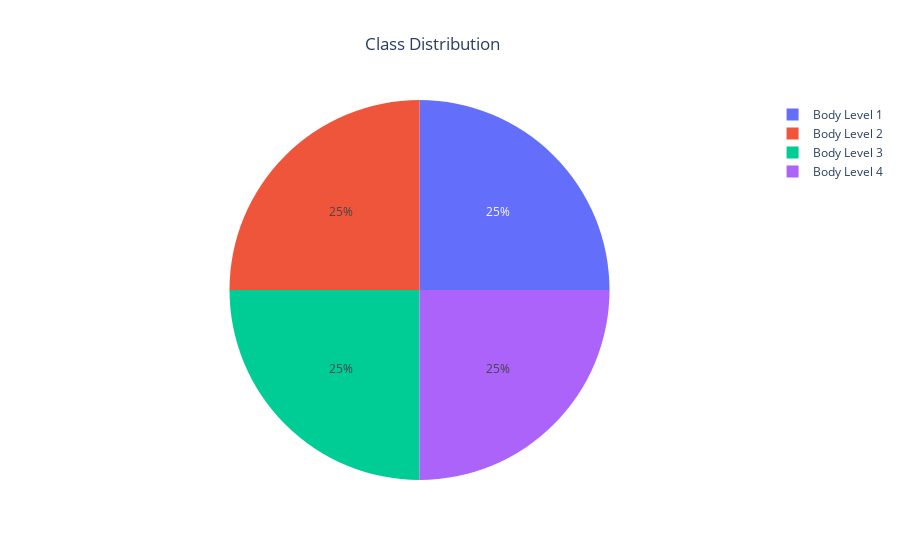

The cell this chart's notebook holds for it:
### Code cell
countPlot(y = y, title = 'Countplot of Classes', height = y.nunique())
piePlot(data = y, value = 'Percentage', name = 'Class', title = 'Class Distribution')

### Figure 1 — Plotly figure (JSON) as saved in the notebook; plotly's stock layout.template omitted (floating-point values rounded to 4 significant figures)
{"data": [{"domain": {"x": [0, 1], "y": [0, 1]}, "hovertemplate": "Class=%{label}<br>Percentage=%{value}<extra></extra>", "labels": ["Body Level 1", "Body Level 2", "Body Level 3", "Body Level 4"], "legendgroup": "", "name": "", "showlegend": true, "type": "pie", "values": [25, 25, 25, 25]}], "layout": {"legend": {"tracegroupgap": 0}, "title": {"text": "Class Distribution", "x": 0.48}}}
